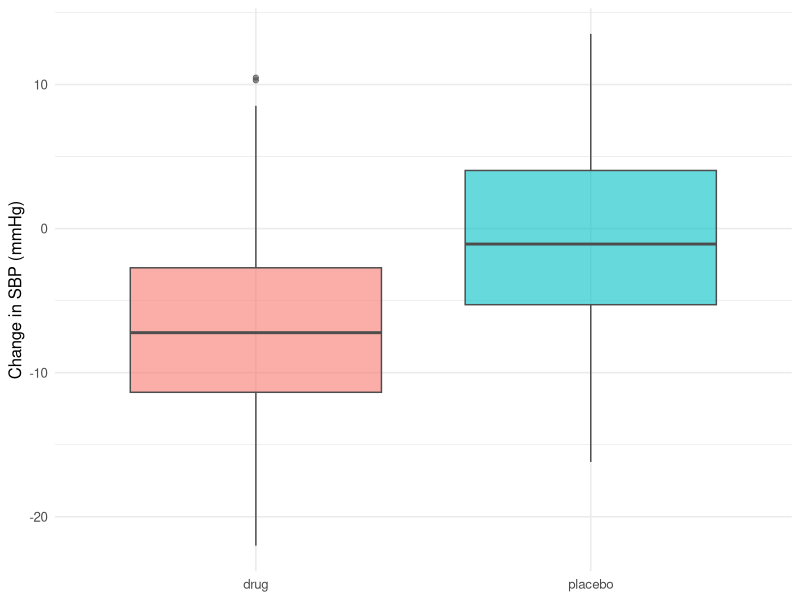

This chart was generated by the following R code:
# ============================================================
# Biostatistics Courses
# Course 1 — Week 1, Session 1: Scientific process and research workflow
# ============================================================

# --- 0. Setup --------------------------------------------------
library(tidyverse)
set.seed(42)
theme_set(theme_minimal(base_size = 12))

# --- 1. Goal ---------------------------------------------------
# Simulate a two-arm trial of a blood-pressure drug and walk through
# every stage of the research workflow.

# --- 2. Data ---------------------------------------------------
n <- 120
df <- tibble(
  id    = seq_len(n),
  arm   = rep(c("placebo", "drug"), each = n / 2),
  sbp_0 = rnorm(n, mean = 150, sd = 10),
  sbp_1 = sbp_0 + ifelse(arm == "drug", -6, 0) + rnorm(n, 0, 8)
)

# --- 3. Visualise ----------------------------------------------
p <- df |>
  mutate(delta = sbp_1 - sbp_0) |>
  ggplot(aes(arm, delta, fill = arm)) +
  geom_boxplot(alpha = 0.6, colour = "grey30") +
  labs(x = NULL, y = "Change in SBP (mmHg)") +
  theme(legend.position = "none")
print(p)

# --- 4. Check --------------------------------------------------
fit <- t.test(sbp_1 - sbp_0 ~ arm, data = df)
print(fit)

# --- 5. Report -------------------------------------------------
cat(sprintf(
  "Mean change difference (drug - placebo): %.1f mmHg (95%% CI: %.1f, %.1f), p = %.3f\n",
  unname(fit$estimate[1] - fit$estimate[2]),
  fit$conf.int[1], fit$conf.int[2], fit$p.value
))
